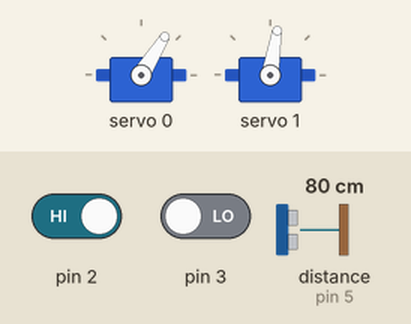
A sketch run on a simulated Arduino Uno, built with avr-gcc and run on an emulated ATmega328P. On the bench: 2 × servo. Wiring (inferred from the names in the program): ultrasonic range finder: trigger pin 4; echo pin 5. The test bench sets the inputs (shaded band); at power-on: pin 3 LOW, pin 2 HIGH, distance to the obstacle (sensor on pin 5) 80 cm. The echo pulse lasts 58.3 µs per cm.

Above: at 1.3 s.
1.4 s: pin 3 driven HIGH
At 2.0 s:
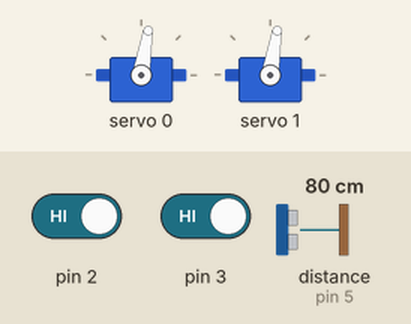
4.5 s: pin 2 driven LOW
6.2 s: pin 3 driven LOW
At 7.5 s:
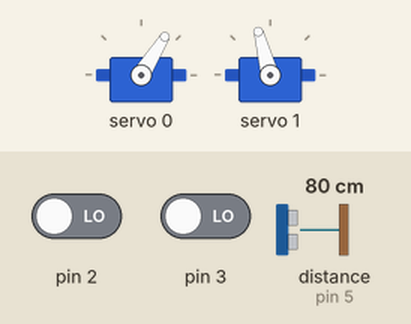
7.8 s: pin 2 driven HIGH
At 8.4 s:
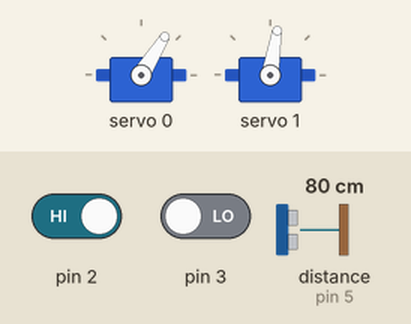
Timing chart, 0 to 10.4 s (numbered marks = the images above; inputs shaded):
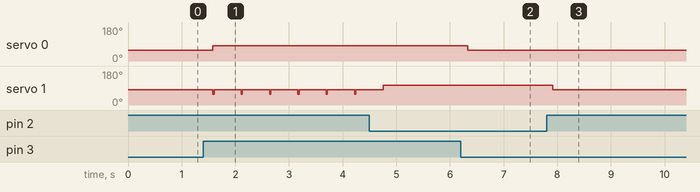

Measured:
- after the input at 1.4 s, servo 0: 58° → 81° after 0.18 s; servo 1: alternates 81° for 0.51 s and 58° for 0.02 s, starting after 0.18 s
- after the input at 6.2 s, servo 0: 81° → 58° after 0.13 s
- after the input at 7.8 s, servo 1: 105° → 81° after 0.12 s

The sketch:

Ultrasonido_FINAL.ino
```cpp
#include <Wire.h>
#include <Adafruit_PWMServoDriver.h>

Adafruit_PWMServoDriver pwm = Adafruit_PWMServoDriver();
#define TRI_Pin 4
#define ECH_Pin 5
#define SERVOMIN 280
#define SERVOMAX 400
#define SERVOSTOP 340

/*** Global variables ***/
int servo_derecho=1;
int servo_izquierdo=0;
int NEGRO=0;
boolean out;
                                                                                                                  /***THIS COULDN'T BE TESTED ON THE ACTUAL ROBOT ***/
/*** Function declaration ***/
void setup() {
pwm.begin();
pwm.setPWMFreq(60); // Analog servos run at ~60 Hz updates
pinMode( 2 , INPUT);
pinMode( 3 , INPUT);
pinMode(TRI_Pin,OUTPUT);
pinMode(ECH_Pin, INPUT);
Serial.begin (9600);
}

void loop() {
  int ir_derecho=digitalRead(3);
  int ir_izquierdo=digitalRead(2);
  long duracion, distancia;
  if(ir_derecho == 1 && ir_izquierdo == 1){
    if(out == true){
      pwm.setPWM(servo_derecho, 0, SERVOMIN);
      pwm.setPWM(servo_izquierdo,0, SERVOMIN);
     }
    if(out == false){
      ir_derecho=digitalRead(3);
      ir_izquierdo=digitalRead(2);
      pwm.setPWM(servo_derecho, 0, SERVOMAX);
      pwm.setPWM(servo_izquierdo, 0, SERVOMAX);
     }
   }
    if (ir_derecho == NEGRO) {
    pwm.setPWM(servo_izquierdo, 0, SERVOMIN);
    delay(10);
    out=true;
   } else {
    pwm.setPWM(servo_izquierdo, 0, SERVOSTOP);
    delay(10);
   }
  if (ir_izquierdo == NEGRO) {
    pwm.setPWM(servo_derecho, 0, SERVOMAX);
    delay(10);
    out=false;
   } else {
    pwm.setPWM(servo_derecho, 0, SERVOSTOP);
    delay(10);
   }

digitalWrite(TRI_Pin, LOW); // We secure the trigger is active
  delayMicroseconds(10); // Trigger is LOW
  digitalWrite(TRI_Pin, HIGH); // Activate the output pulse
  delayMicroseconds(10); // We wait 10 microseconds, the pulse is still active
  digitalWrite(TRI_Pin, LOW); // We cut the pulse and wait for the echo
  duracion = pulseIn (ECH_Pin, HIGH);
  distancia = duracion/58;
  delay(500);
}
```
